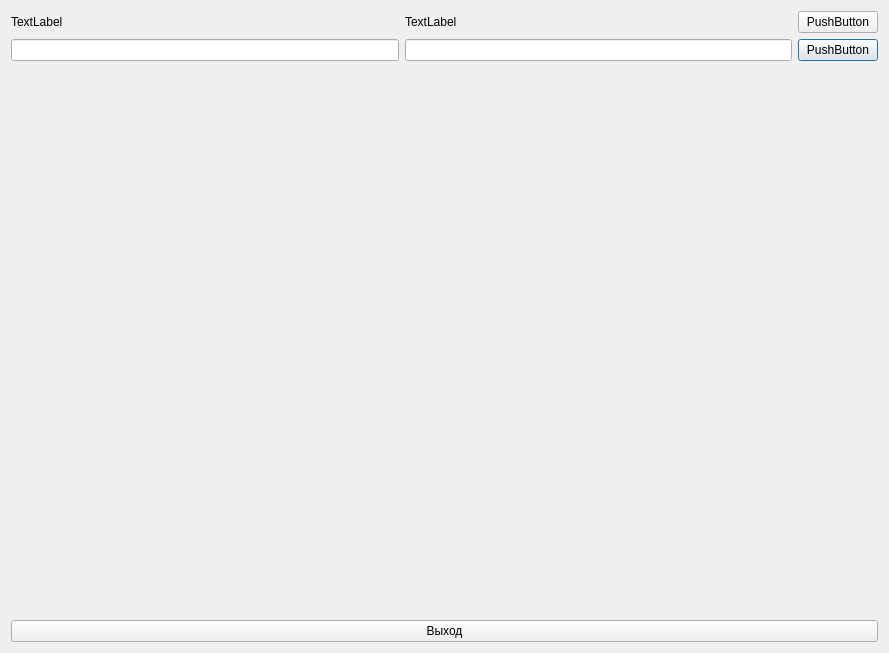
<?xml version="1.0" encoding="UTF-8"?>
<ui version="4.0">
 <class>Graph</class>
 <widget class="QDialog" name="Graph">
  <property name="geometry">
   <rect>
    <x>0</x>
    <y>0</y>
    <width>889</width>
    <height>653</height>
   </rect>
  </property>
  <property name="windowTitle">
   <string>Dialog</string>
  </property>
  <layout class="QVBoxLayout" name="verticalLayout_2">
   <item>
    <layout class="QGridLayout" name="gridLayout">
     <item row="0" column="0">
      <widget class="QLabel" name="label_2">
       <property name="text">
        <string>TextLabel</string>
       </property>
      </widget>
     </item>
     <item row="1" column="2">
      <widget class="QPushButton" name="pushButton_3">
       <property name="text">
        <string>PushButton</string>
       </property>
      </widget>
     </item>
     <item row="0" column="1">
      <widget class="QLabel" name="label">
       <property name="text">
        <string>TextLabel</string>
       </property>
      </widget>
     </item>
     <item row="1" column="1">
      <widget class="QLineEdit" name="lineEdit_2"/>
     </item>
     <item row="1" column="0">
      <widget class="QLineEdit" name="lineEdit"/>
     </item>
     <item row="0" column="2">
      <widget class="QPushButton" name="pushButton_2">
       <property name="text">
        <string>PushButton</string>
       </property>
      </widget>
     </item>
    </layout>
   </item>
   <item>
    <widget class="QCustomPlot" name="widget" native="true"/>
   </item>
   <item>
    <widget class="QPushButton" name="pushButton">
     <property name="text">
      <string>Выход</string>
     </property>
    </widget>
   </item>
  </layout>
 </widget>
 <customwidgets>
  <customwidget>
   <class>QCustomPlot</class>
   <extends>QWidget</extends>
   <header>qcustomplot.h</header>
   <container>1</container>
  </customwidget>
 </customwidgets>
 <resources/>
 <connections/>
</ui>
